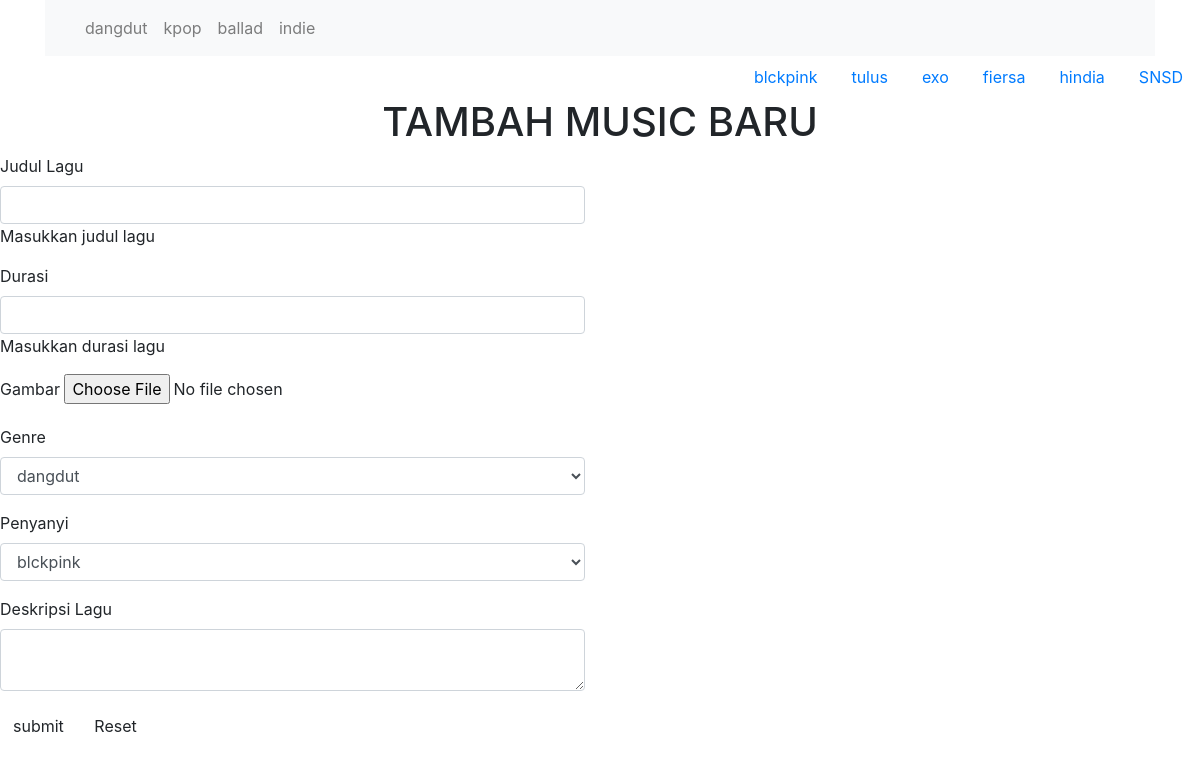
Screenshot of /4/frommusic.php with the database file from the repository.
### tables this page shows
CREATE TABLE `genre` (
  `id` int(100) NOT NULL,
  `name` varchar(255) NOT NULL
);

CREATE TABLE `singers` (
  `id` int(100) NOT NULL,
  `name` varchar(255) NOT NULL
);

### 4/frommusic.php (the view, shortened to what this page needs)
<!DOCTYPE html>
<html lang="en">
<head>
    <link rel="stylesheet" href="https://stackpath.bootstrapcdn.com/bootstrap/4.3.1/css/bootstrap.min.css"
>
    <?php
        include('koneksi.php');
    ?>
</head>
<body>
    <div class="container-fluid">
        <div class="container">
            <nav class="navbar navbar-expand-lg navbar-light bg-light">
                <div class="collapse navbar-collapse" id="navbarTogglerDemo02">
                    <ul class="navbar-nav mr-auto mt-2 mt-lg-0">
                         <?php
                        $s = "select * from genre";
                        $q = mysqli_query($conn, $s);
                        while ($a = mysqli_fetch_array($q)) {
                        ?>
                            <li class="nav-item" ><a href="genre.php?id=<?php echo $a['id']; ?>" class="nav-link scroll"><?php echo $a['name']; ?></a></li>
                        <?php
                            }
                        ?>
                    </ul>
                </div>
            </nav>
        </div>
    </div>
      <header class="index-banner" id="home">
    <table>
                <tr>
                        <td width="50%">&nbsp</td>
                        <td width="60%" >&nbsp</td>
                    <?php
                        $s = "select * from singers";
                        $q = mysqli_query($conn, $s);
                        while ($a = mysqli_fetch_array($q)) {
                        ?>
                            <td><a href="singers.php?id=<?php echo $a['id']; ?>" class="nav-link scroll"><?php echo $a['name']; ?></a></td>
                        <?php
                            }
                        ?>
                    </tr>
                </table>
            </header>
    <h1 align="center">TAMBAH MUSIC BARU</h1>
    <div class="row">
                <div class="col-lg-12">
                    <div class="panel panel-default">
                        <div class="panel-body">
                            <div class="row">
                                <div class="col-lg-6">
                                    <form role="form" method="POST" enctype="multipart/form-data">
                                        <div class="form-group">
                                            <label>Judul Lagu </label>
                                            <input class="form-control" name="title">
                                            <p class="help-block">Masukkan judul lagu</p>
                                        </div>
                                        <div class="form-group">
                                            <label>Durasi</label>
                                            <input class="form-control" name="durasi">
                                            <p class="help-block">Masukkan durasi lagu</p>
                                        </div>
                                        <div class="form-group">
                                            <label>Gambar</label>
                                            <input type="file" name="foto">
                                        </div>
                                        <div class="form-group">
                                            <label>Genre</label>
                                            <select class="form-control" name = "genre">
                                                <?php
                                                $s = "select * from genre";
                                                $q = mysqli_query($conn, $s);
                                                while ($a = mysqli_fetch_array($q)) {
                                                    ?>
                                                        <option value ="<?php echo $a['id']; ?>"><?php echo $a['name']; ?></option>
                                                    <?php
                                                }
                                                ?>
                                            </select>
                                        </div>
                                        <div class="form-group">
                                            <label>Penyanyi</label>
                                            <select class="form-control" name = "singers">
                                                <?php
                                                $a = "select * from singers";
                                                $b = mysqli_query($conn, $a);
                                                while ($c = mysqli_fetch_array($b)) {
                                                    ?>
                                                        <option value ="<?php echo $a['id']; ?>"><?php echo $c['name']; ?></option>
                                                    <?php
                                                }
                                                ?>
                                            </select>
                                        </div>
                                        <div class="form-group">
                                            <label>Deskripsi Lagu</label>
                                            <textarea class="form-control" name="deskripsi" ></textarea>
                                        </div>
                                        <input type="submit" class="btn btn-default" value="submit" name="submit">
                                        <button type="reset" class="btn btn-default">Reset</button>
                                    </form>
                                </div>
                            </div>
                        </div>
                    </div>
                </div>
            </div>
</body>
</html>

### rows the page displays
genre: name "dangdut"
genre: name "kpop"
genre: name "ballad"
genre: name "indie"
singers: name "blckpink"
singers: name "tulus"
singers: name "exo"
singers: name "fiersa"
singers: name "hindia"
singers: name "SNSD"

### other values shown
form field genre "dangdut"
form field singers "blckpink"
